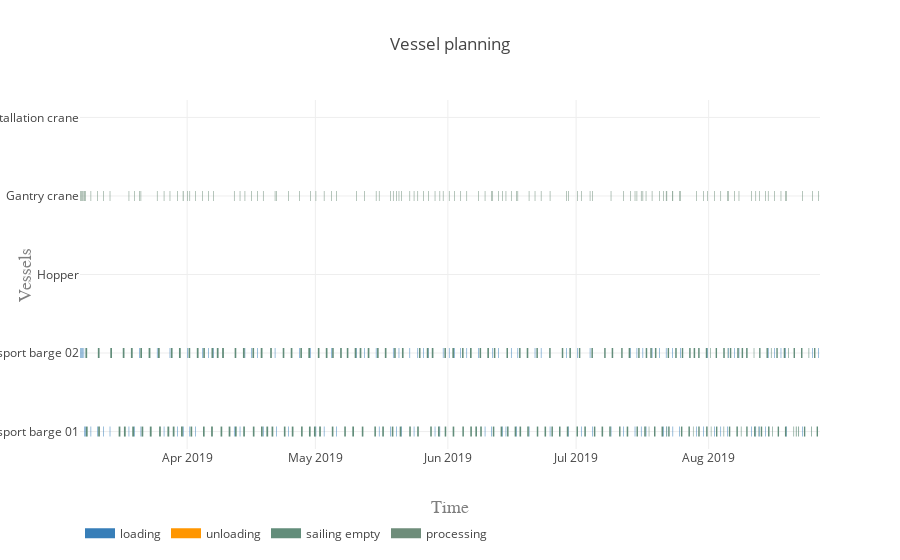

This figure's notebook cell:
### Markdown cell above
#### Vessel planning

### Code cell
vessels = [gantry_crane, 
           installation_crane, 
           transport_barge_01, 
           transport_barge_02, 
           hopper]

activities = ['loading', 'unloading', 'sailing full', 'sailing empty', 'processing']
colors = {0:'rgb(55,126,184)', 1:'rgb(255,150,0)', 2:'rgb(98, 192, 122)', 3:'rgb(98, 141, 122)', 4:'rgb(110, 141, 122)'}

plot.vessel_planning(vessels, activities, colors)

### Figure 1 — Plotly figure (JSON) as saved in the notebook; plotly's stock layout.template omitted (floating-point values rounded to 4 significant figures; data arrays with more than 128 entries replaced by an {"elided": "..."} marker saying what was removed)
{"data": [{"connectgaps": false, "hoverinfo": "y+name", "line": {"color": "rgb(55,126,184)", "width": 10}, "mode": "lines", "name": "loading", "type": "scatter", "uid": "a41bc26a-5ef7-4628-8b5b-a1a3252a5bfc", "x": {"elided": "2000 str values"}, "y": {"elided": "2000 str values"}}, {"connectgaps": false, "hoverinfo": "y+name", "line": {"color": "rgb(255,150,0)", "width": 10}, "mode": "lines", "name": "unloading", "type": "scatter", "uid": "81a02de7-7e6c-4d1c-8578-8e5f32a52526", "x": {"elided": "2000 str values"}, "y": {"elided": "2000 str values"}}, {"connectgaps": false, "hoverinfo": "y+name", "line": {"color": "rgb(98, 192, 122)", "width": 10}, "mode": "lines", "name": "sailing full", "type": "scatter", "uid": "02a19f83-57ae-4400-9466-9d4fa5a1730e", "x": [], "y": []}, {"connectgaps": false, "hoverinfo": "y+name", "line": {"color": "rgb(98, 141, 122)", "width": 10}, "mode": "lines", "name": "sailing empty", "type": "scatter", "uid": "0b3932ce-ebf7-4bdd-8d4b-a3eb88fc00d3", "x": {"elided": "1990 str values"}, "y": {"elided": "1990 str values"}}, {"connectgaps": false, "hoverinfo": "y+name", "line": {"color": "rgb(110, 141, 122)", "width": 10}, "mode": "lines", "name": "processing", "type": "scatter", "uid": "fa2e7917-84cd-41fb-8dac-1df2b896302c", "x": {"elided": "3000 str values"}, "y": {"elided": "3000 str values"}}], "layout": {"hovermode": "closest", "legend": {"orientation": "h", "x": 0, "y": -0.2}, "title": "Vessel planning", "xaxis": {"range": ["2019-03-06 22:30:08", "2019-08-27 01:18:48.452570"], "title": "Time", "titlefont": {"color": "#7f7f7f", "family": "Courier New, monospace", "size": 18}}, "yaxis": {"title": "Vessels", "titlefont": {"color": "#7f7f7f", "family": "Courier New, monospace", "size": 18}}}}
